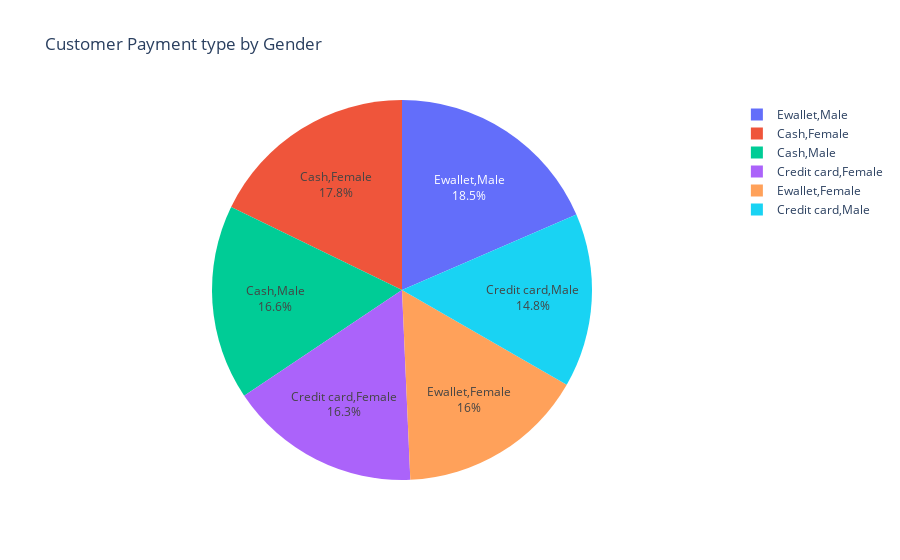

The cell this chart's notebook holds for it:
### Code cell
gender_payment=df[['Payment','Gender']].value_counts().to_dict()
df_genderpayment=pd.DataFrame(list(gender_payment.items()),columns=['Payment','Gender'])
gender_paymentfig=px.pie(df_genderpayment,values='Gender',names='Payment',title='Customer Payment type by Gender',labels='Payment')
gender_paymentfig.update_traces(textposition='inside',textinfo='percent+label')
gender_paymentfig.show()

### Figure 1 — Plotly figure (JSON) as saved in the notebook; plotly's stock layout.template omitted (floating-point values rounded to 4 significant figures)
{"data": [{"domain": {"x": [0, 1], "y": [0, 1]}, "hovertemplate": "Payment=%{label}<br>Gender=%{value}<extra></extra>", "labels": [["Ewallet", "Male"], ["Cash", "Female"], ["Cash", "Male"], ["Credit card", "Female"], ["Ewallet", "Female"], ["Credit card", "Male"]], "legendgroup": "", "name": "", "showlegend": true, "textinfo": "percent+label", "textposition": "inside", "type": "pie", "values": [185, 178, 166, 163, 160, 148]}], "layout": {"autosize": true, "legend": {"tracegroupgap": 0}, "title": {"text": "Customer Payment type by Gender"}}}
